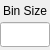
<?xml version="1.0" encoding="UTF-8"?>
<ui version="4.0">
 <class>HistBinSizeControlWidget</class>
 <widget class="QWidget" name="HistBinSizeControlWidget">
  <property name="geometry">
   <rect>
    <x>0</x>
    <y>0</y>
    <width>50</width>
    <height>50</height>
   </rect>
  </property>
  <property name="minimumSize">
   <size>
    <width>50</width>
    <height>50</height>
   </size>
  </property>
  <property name="maximumSize">
   <size>
    <width>50</width>
    <height>50</height>
   </size>
  </property>
  <property name="windowTitle">
   <string>Form</string>
  </property>
  <layout class="QVBoxLayout" name="verticalLayout">
   <property name="spacing">
    <number>0</number>
   </property>
   <property name="leftMargin">
    <number>0</number>
   </property>
   <property name="topMargin">
    <number>0</number>
   </property>
   <property name="rightMargin">
    <number>0</number>
   </property>
   <property name="bottomMargin">
    <number>0</number>
   </property>
   <item>
    <widget class="QLabel" name="lbTitle">
     <property name="minimumSize">
      <size>
       <width>50</width>
       <height>20</height>
      </size>
     </property>
     <property name="maximumSize">
      <size>
       <width>50</width>
       <height>20</height>
      </size>
     </property>
     <property name="text">
      <string>Bin Size</string>
     </property>
     <property name="alignment">
      <set>Qt::AlignCenter</set>
     </property>
    </widget>
   </item>
   <item>
    <widget class="QLineEdit" name="leControl">
     <property name="minimumSize">
      <size>
       <width>0</width>
       <height>25</height>
      </size>
     </property>
     <property name="maximumSize">
      <size>
       <width>50</width>
       <height>25</height>
      </size>
     </property>
    </widget>
   </item>
  </layout>
 </widget>
 <resources/>
 <connections/>
</ui>
